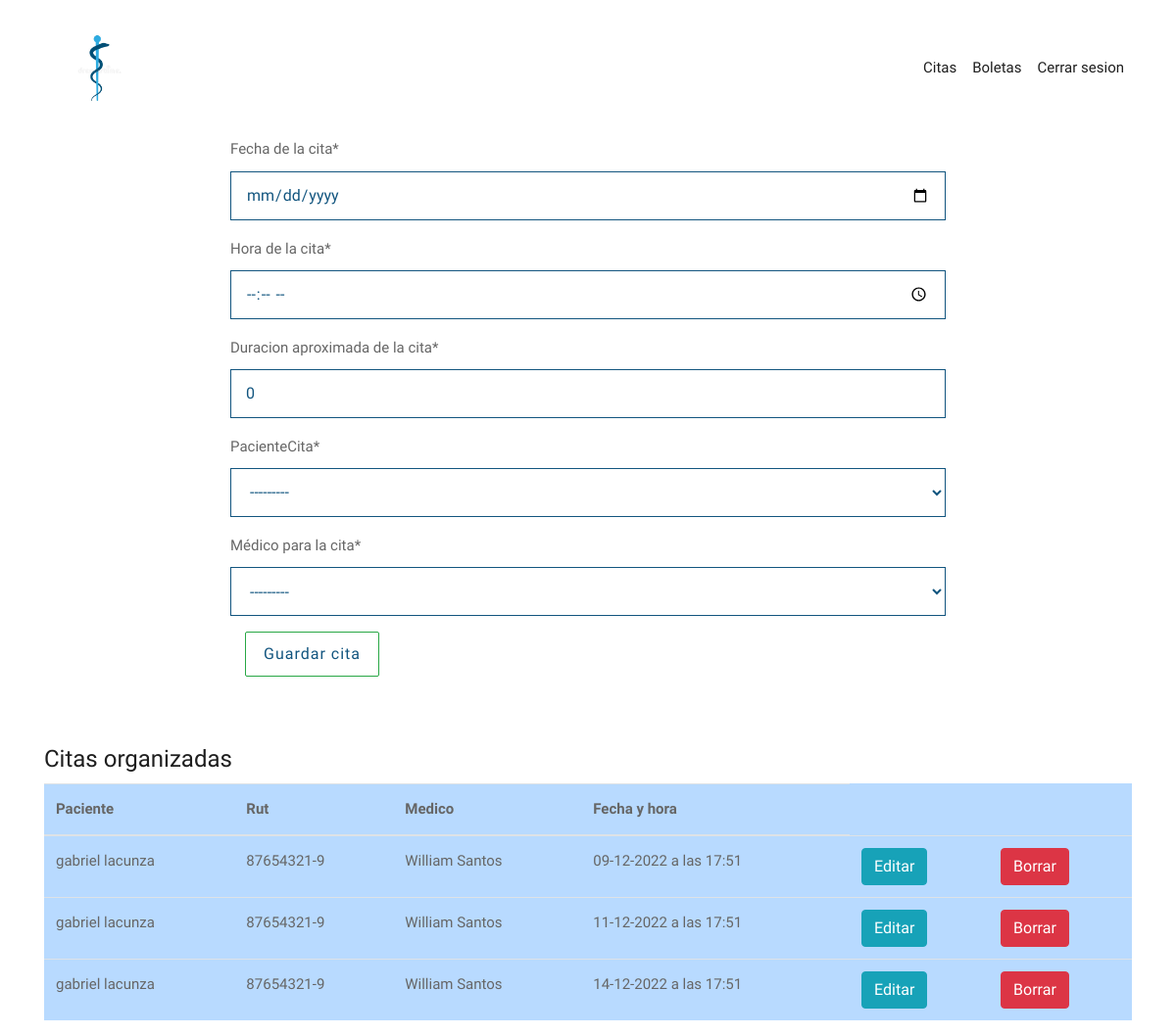
Screenshot of /sec/citas/crear/-1 with the database file from the repository.
### appMedica/models.py (models this page shows, shortened)
class Cita(models.Model):
    fechaCita = models.DateField(verbose_name="fecha de la cita")
    horaInicioCita = models.TimeField(default=0, verbose_name="hora de la cita")
    duracionCita = models.IntegerField(default=0, verbose_name="duracion aproximada de la cita")
    pacienteCita = models.ForeignKey(Perfil, on_delete=models.DO_NOTHING, related_name="pacienteCita")
    medicoCita = models.ForeignKey(Medico, on_delete=models.DO_NOTHING, related_name="medicoCita", verbose_name="médico para la cita")

class Perfil(models.Model):
    user = models.OneToOneField(User, on_delete=models.CASCADE)
    rutUsuario = models.IntegerField(primary_key=True, verbose_name="rut(sin digito verificador)")
    dvUsuario = models.CharField(max_length=1, verbose_name="digito verificador")
    nombreUsuario = models.CharField(max_length=30, verbose_name="nombre")
    apellidoUsuario = models.CharField(max_length=30, verbose_name="apellido")
    direccionUsuario = models.CharField(max_length=40, verbose_name="dirrecion")
    telefonoUsuario = models.CharField(max_length=12, verbose_name="telefono celular")
    mailUsuario = models.EmailField(max_length=40, verbose_name="email")
    rolUsuario = models.ForeignKey(Rol, on_delete=models.DO_NOTHING, verbose_name="rol del usuario", default="Paciente")
    especialidadUsuario = models.ForeignKey(Especialidad, on_delete=models.DO_NOTHING, verbose_name="especialidad del medico", null=True, blank=True, default=None)
    def __str__(self):
        return f"{self.nombreUsuario} {self.apellidoUsuario} ({self.rutUsuario}-{self.dvUsuario})"

class Medico(models.Model):
    user = models.OneToOneField(User, on_delete=models.CASCADE)
    rutUsuario = models.IntegerField(primary_key=True, verbose_name="rut(sin digito verificador)")
    dvUsuario = models.CharField(max_length=1, verbose_name="digito verificador")
    nombreUsuario = models.CharField(max_length=30, verbose_name="nombre")
    apellidoUsuario = models.CharField(max_length=30, verbose_name="apellido")
    direccionUsuario = models.CharField(max_length=40, verbose_name="dirrecion")
    telefonoUsuario = models.CharField(max_length=12, verbose_name="telefono celular")
    mailUsuario = models.EmailField(max_length=40, verbose_name="email")
    especialidadUsuario = models.ForeignKey(Especialidad, on_delete=models.DO_NOTHING, verbose_name="especialidad del medico", default=None)
    def __str__(self):
        return f"{self.nombreUsuario} {self.apellidoUsuario} ({self.rutUsuario}-{self.dvUsuario})"

### appSecretaria/views.py (the view, shortened to what this page needs)
# urls.py: path("citas/<act>/<id>", citasSec, name="citasSec"),
def citasSec(request, act, id):
    today = now().date()
    citas = Cita.objects.all().order_by("fechaCita", "horaInicioCita").filter(fechaCita__gte= today)
    cantidadCitas = len(citas)
    form = registroCitaFormSec()
    if act == "crear":
        if request.method == "POST":
            form = registroCitaFormSec(request.POST)
            if form.is_valid():
                fechaCita = form.cleaned_data["fechaCita"]
                horaInicioCita = form.cleaned_data["horaInicioCita"]
                duracionCita = form.cleaned_data["duracionCita"]
                medicoCita = Medico.objects.get(rutUsuario = int(request.POST.get("medicoCita")))
                pacienteCita = Perfil.objects.get(rutUsuario = int(request.POST.get("pacienteCita")))
                Cita.objects.create(fechaCita=fechaCita, horaInicioCita=horaInicioCita, duracionCita=duracionCita, medicoCita=medicoCita, pacienteCita=pacienteCita)
                return redirect("/sec/citas/crear/-1")
    elif act == "eliminar":
        citas.get(id = id).delete()
        return redirect("/sec/citas/crear/-1")
    return render(request, "citasSec.html", {"citas": citas, "form": form, "cc": cantidadCitas, "act": act, "id": id})

### appSecretaria/forms.py
class registroCitaFormSec(ModelForm):
    class Meta:
        model = Cita
        fields = [
            "fechaCita",
            "horaInicioCita",
            "duracionCita",
            "pacienteCita",
            "medicoCita"
        ]
        widgets = {
            'fechaCita': DateInput(),
            'horaInicioCita': TimeInput()
        }

### templates/citasSec.html (shortened to what this page needs)
{% extends "indexsec.html" %}
{% load crispy_forms_tags %}
{% block content %}
    <div class="container">
        <div class="row">
            <div class="col-2"></div>
            <div class="col-8">
                <div class="well-block">
                    <form action="" method="post">
                        {{form|crispy}}
                        <div class="col-md-4">
                            <div class="form-group">
                                <button class="btn btn-success btnwidth" type="submit">Guardar cita</button>
                            </div>
                        </div>
                    </form>
                </div>
            </div>
        </div>
        <br>
        <br>
        <h1>Citas organizadas</h1>
        {% if cc > 0 %}
            <div class="table-responsive">
                <table class="table table-primary">
                    <thead>
                        <tr>
                            <th scope="col">Paciente</th>
                            <th scope="col">Rut</th>
                            <th scope="col">Medico</th>
                            <th scope="col">Fecha y hora</th>
                        </tr>
                    </thead>
                    <tbody>
                        {% for i in citas %}
                            <tr class="">
                                <td scope="row">{{i.pacienteCita.nombreUsuario}} {{i.pacienteCita.apellidoUsuario}}</td>
                                <td>{{i.pacienteCita.rutUsuario}}-{{i.pacienteCita.dvUsuario}}</td>
                                <td>{{i.medicoCita.nombreUsuario}} {{i.medicoCita.apellidoUsuario}}</td>
                                <td>{{i.fechaCita|date:'d-m-Y'}} a las {{i.horaInicioCita}}</td>
                                <td><a class="btn btn-info" href="{% url "citasSec" "editar" i.id %}">Editar</a></td>
                                <td><a class="btn btn-danger" href="{% url "citasSec" "eliminar" i.id %}">Borrar</a></td>
                            </tr>
                        {% endfor %}
                    </tbody>
                </table>
            </div>
        {% else %}
            <h2>No hay citas programadas.</h2>
        {% endif %}
    </div>
{% endblock %}

### static/css/style.css (style rules this page uses)
body { color: #666666; font-size: 15px; font-family: 'Catamaran', sans-serif; line-height: 1.80857; }
a { color: #1f1f1f; text-decoration: none !important; outline: none !important; -webkit-transition: all .3s ease-in-out; -moz-transition: all .3s ease-in-out; -ms-transition: all .3s ease-in-out; -o-transition: all .3s ease-in-out; transition: all .3s ease-in-out; }
h1, h2, h3, h4, h5, h6 { letter-spacing: 0; font-weight: normal; position: relative; padding: 0 0 10px 0; font-weight: normal; line-height: 120% !important; color: #1f1f1f; margin: 0 }
h1 { font-size: 24px }
a { color: #1f1f1f; text-decoration: none; outline: none; }
a, .btn { text-decoration: none !important; outline: none !important; -webkit-transition: all 0.5s ease-in-out 0s; -moz-transition: all 0.5s ease-in-out 0s; -ms-transition: all 0.5s ease-in-out 0s; -o-transition: all 0.5s ease-in-out 0s; transition: all 0.5s ease-in-out 0s; }
.well-block form .form-group .form-control { min-height: 60px; min-height: 50px; padding: 0px 15px; border-radius: 0; color: #12557f; border: 1px solid #12557f; }
.well-block form .form-group button { border-radius: 2px; transition: .2s; letter-spacing: 1px; padding: 10px 18px; background: #ffffff; color: #12557f; display: inline-block; line-height: 24px; cursor: pointer; }
select.form-control:not([size]):not([multiple]) { height: calc(45px + 2px); }

### rows the page displays
Cita: pacienteCita.nombreUsuario "gabriel", pacienteCita.apellidoUsuario "lacunza", pacienteCita.rutUsuario "87654321", pacienteCita.dvUsuario "9", medicoCita.nombreUsuario "William", medicoCita.apellidoUsuario "Santos", fechaCita "09-12-2022", horaInicioCita "17:51"
Cita: pacienteCita.nombreUsuario "gabriel", pacienteCita.apellidoUsuario "lacunza", pacienteCita.rutUsuario "87654321", pacienteCita.dvUsuario "9", medicoCita.nombreUsuario "William", medicoCita.apellidoUsuario "Santos", fechaCita "11-12-2022", horaInicioCita "17:51"
Cita: pacienteCita.nombreUsuario "gabriel", pacienteCita.apellidoUsuario "lacunza", pacienteCita.rutUsuario "87654321", pacienteCita.dvUsuario "9", medicoCita.nombreUsuario "William", medicoCita.apellidoUsuario "Santos", fechaCita "14-12-2022", horaInicioCita "17:51"
